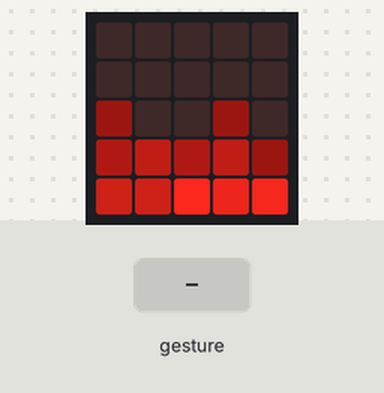
Bench run of a program on a simulated BBC micro:bit running MicroPython. Shown: the board's 5×5 LED display. The test bench sets the inputs (shaded band). Random numbers come from a fixed seed; a tilt is held for 1.5 s and a shake lasts 1 s, then the board lies face up again.

Above: at 1.25 s.
1.3 s: gesture 'shake'
At 1.55 s:
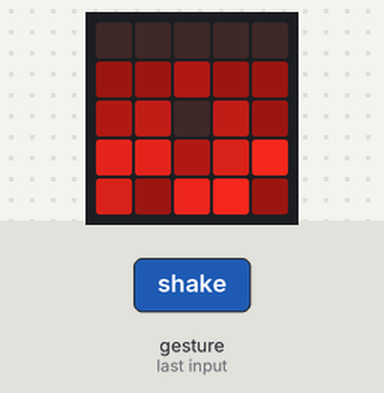
3.1 s: gesture 'shake'
At 3.36 s:
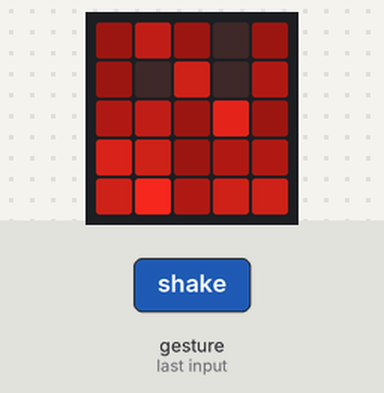
4.9 s: gesture 'shake'
At 5.17 s:
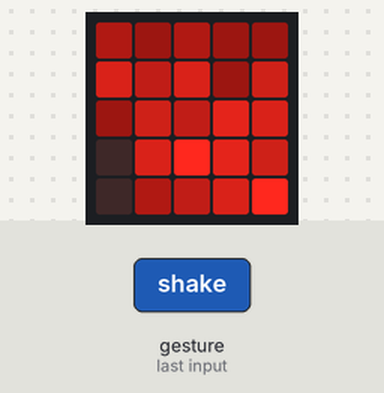
6.7 s: gesture 'shake'
At 6.98 s:
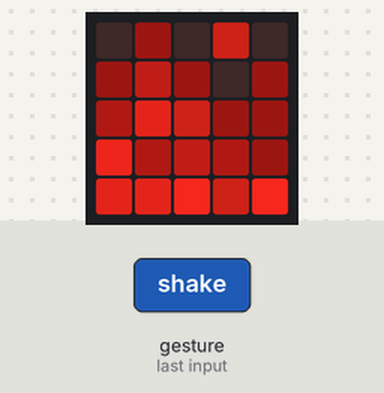
8.5 s: gesture 'shake'
At 8.79 s:
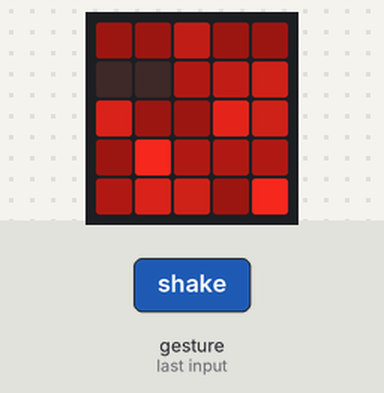

The program:

fire.py
```python
from microbit import *
import random

fire = Image("00000:" * 5) # create an empty image

intensity = 0.5 # start with the fire at medium intensity

while True:
    display.show(fire)
    sleep(100)

    # shake to stoke the fire
    if accelerometer.was_gesture("shake"):
        intensity = 1

    # shift the image up and fade it slightly
    fire = fire.shift_up(1) * intensity

    # let the fire burn down a little (reduce the intensity)
    intensity = intensity * 0.98

    # choose random brightness for bottom row of fire
    for x in range(5):
        fire.set_pixel(x, 4, random.randint(0,9))
```
